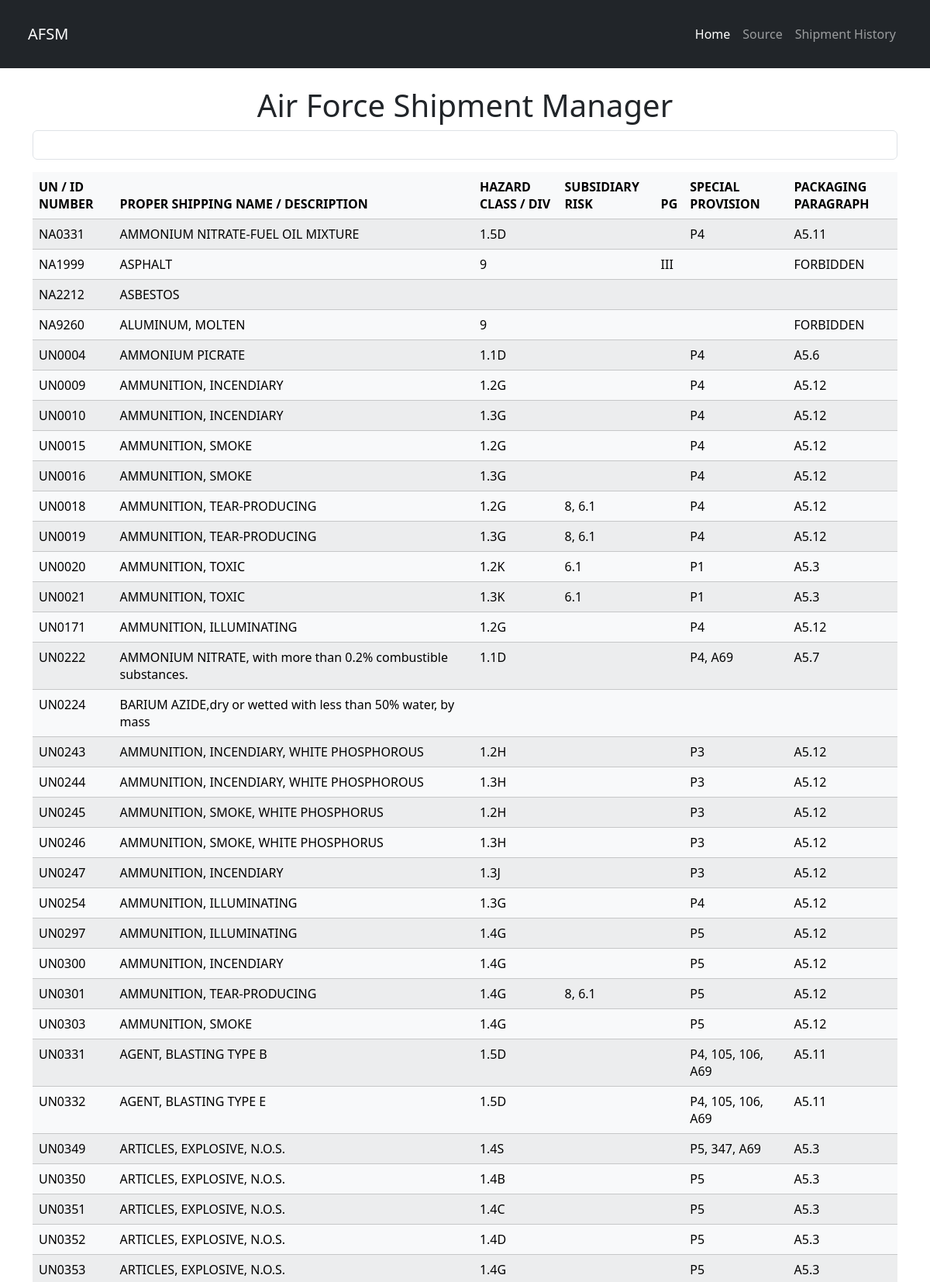
The page / (upper part) on the database its author committed.
### search/models.py (models this page shows, shortened)
class Product(models.Model):
    product_un = models.CharField(max_length=200)
    product_psn = models.CharField(max_length=200)
    product_haz_class = models.CharField(max_length=200)
    product_sub_class = models.CharField(max_length=200)
    product_pg = models.CharField(max_length=200)
    product_sp = models.CharField(max_length=200)
    product_paragraph = models.CharField(max_length=200)

### search/views.py (the view)
# urls.py: path('', views.index, name='index'),
def index(request):
    product_list = Product.objects.order_by('product_un').all()
    context = {'product_list': product_list}
    return render(request, 'search/index.html', context)

### search/templates/search/index.html (shortened to what this page needs)
{% load bootstrap5 %}
{% bootstrap_css %}
{% load static %}
<!DOCTYPE html>
<html>
<head>
    <link rel="stylesheet" href="{% static 'search/style.css' %}">
</head>
<body>
    <nav class="navbar navbar-expand-lg navbar-dark bg-dark p-4">
        <div class="container-fluid">
            <a class="navbar-brand" href="">AFSM</a>
            <div class="collapse navbar-collapse" id="navbarNavAltMarkup">
                <div class="navbar-nav ms-auto">
                    <a class="nav-link active" aria-current="page" href="{% url 'index' %}">Home</a>
                    <a class="nav-link" href="{% url 'source' %}">Source</a>
                    <a class="nav-link" href="{% url 'shipmentHistory' %}">Shipment History</a>
                </div>
            </div>
        </div>
    </nav>
    <div class="container mt-4 table-responsive">
        <h1 class="text-center"> Air Force Shipment Manager </h1>
        <form>
            <div class="row">
                <div class="col">
                    <input class="form-control" type="text" id="filterInput" placeholder="">
                </div>
            </div>
        </form>
        <table class="table table-light table-striped table-hover">
            <thead>
                <tr>
                    <th>UN / ID NUMBER</th>
                    <th>PROPER SHIPPING NAME / DESCRIPTION </th>
                    <th>HAZARD CLASS / DIV</th>
                    <th>SUBSIDIARY RISK</th>
                    <th>PG</th>
                    <th>SPECIAL PROVISION</th>
                    <th>PACKAGING PARAGRAPH</th>
                </tr>
            </thead>
            <tbody id="pnTable">
                {% for product in product_list %}
                    <tr class='clickable' onclick="window.location='/products/{{ product.product_un }}' ">
                        <td> {{ product.product_un }} </td>
                        <td> {{ product.product_psn }} </td>
                        <td> {{ product.product_haz_class }} </td>
                        <td> {{ product.product_sub_class }} </td>
                        <td> {{ product.product_pg }} </td>
                        <td> {{ product.product_sp }} </td>
                        <td> {{ product.product_paragraph }} </td>
                    </tr>
                {% endfor%}
            </tbody>
        </table>
    </div>
</body>
</html>

### search/static/search/style.css (style rules this page uses)
body { background-image: url('https://upload.wikimedia.org/wikipedia/commons/3/36/C17_aircraft_alt.jpg'); background-repeat: no-repeat; background-attachment: fixed; background-size: cover; }

### rows shown on the page
Product: product_un "NA0331", product_psn "AMMONIUM NITRATE-FUEL OIL MIXTURE", product_haz_class "1.5D", product_sp "P4", product_paragraph "A5.11"
Product: product_un "NA1999", product_psn "ASPHALT", product_haz_class "9", product_pg "III", product_paragraph "FORBIDDEN"
Product: product_un "NA2212", product_psn "ASBESTOS"
Product: product_un "NA9260", product_psn "ALUMINUM, MOLTEN", product_haz_class "9", product_paragraph "FORBIDDEN"
Product: product_un "UN0004", product_psn "AMMONIUM PICRATE", product_haz_class "1.1D", product_sp "P4", product_paragraph "A5.6"
Product: product_un "UN0009", product_psn "AMMUNITION, INCENDIARY", product_haz_class "1.2G", product_sp "P4", product_paragraph "A5.12"
Product: product_un "UN0010", product_psn "AMMUNITION, INCENDIARY", product_haz_class "1.3G", product_sp "P4", product_paragraph "A5.12"
Product: product_un "UN0015", product_psn "AMMUNITION, SMOKE", product_haz_class "1.2G", product_sp "P4", product_paragraph "A5.12"
Product: product_un "UN0016", product_psn "AMMUNITION, SMOKE", product_haz_class "1.3G", product_sp "P4", product_paragraph "A5.12"
Product: product_un "UN0018", product_psn "AMMUNITION, TEAR-PRODUCING", product_haz_class "1.2G", product_sub_class "8, 6.1", product_sp "P4", product_paragraph "A5.12"
Product: product_un "UN0019", product_psn "AMMUNITION, TEAR-PRODUCING", product_haz_class "1.3G", product_sub_class "8, 6.1", product_sp "P4", product_paragraph "A5.12"
Product: product_un "UN0020", product_psn "AMMUNITION, TOXIC", product_haz_class "1.2K", product_sub_class "6.1", product_sp "P1", product_paragraph "A5.3"
Product: product_un "UN0021", product_psn "AMMUNITION, TOXIC", product_haz_class "1.3K", product_sub_class "6.1", product_sp "P1", product_paragraph "A5.3"
Product: product_un "UN0171", product_psn "AMMUNITION, ILLUMINATING", product_haz_class "1.2G", product_sp "P4", product_paragraph "A5.12"
Product: product_un "UN0222", product_psn "AMMONIUM NITRATE, with more than 0.2% combustible substances.", product_haz_class "1.1D", product_sp "P4, A69", product_paragraph "A5.7"
Product: product_un "UN0224", product_psn "BARIUM AZIDE,dry or wetted with less than 50% water, by mass"
Product: product_un "UN0243", product_psn "AMMUNITION, INCENDIARY, WHITE PHOSPHOROUS", product_haz_class "1.2H", product_sp "P3", product_paragraph "A5.12"
Product: product_un "UN0244", product_psn "AMMUNITION, INCENDIARY, WHITE PHOSPHOROUS", product_haz_class "1.3H", product_sp "P3", product_paragraph "A5.12"
Product: product_un "UN0245", product_psn "AMMUNITION, SMOKE, WHITE PHOSPHORUS", product_haz_class "1.2H", product_sp "P3", product_paragraph "A5.12"
Product: product_un "UN0246", product_psn "AMMUNITION, SMOKE, WHITE PHOSPHORUS", product_haz_class "1.3H", product_sp "P3", product_paragraph "A5.12"
Product: product_un "UN0247", product_psn "AMMUNITION, INCENDIARY", product_haz_class "1.3J", product_sp "P3", product_paragraph "A5.12"
Product: product_un "UN0254", product_psn "AMMUNITION, ILLUMINATING", product_haz_class "1.3G", product_sp "P4", product_paragraph "A5.12"
Product: product_un "UN0297", product_psn "AMMUNITION, ILLUMINATING", product_haz_class "1.4G", product_sp "P5", product_paragraph "A5.12"
Product: product_un "UN0300", product_psn "AMMUNITION, INCENDIARY", product_haz_class "1.4G", product_sp "P5", product_paragraph "A5.12"
Product: product_un "UN0301", product_psn "AMMUNITION, TEAR-PRODUCING", product_haz_class "1.4G", product_sub_class "8, 6.1", product_sp "P5", product_paragraph "A5.12"
Product: product_un "UN0303", product_psn "AMMUNITION, SMOKE", product_haz_class "1.4G", product_sp "P5", product_paragraph "A5.12"
Product: product_un "UN0331", product_psn "AGENT, BLASTING TYPE B", product_haz_class "1.5D", product_sp "P4, 105, 106, A69", product_paragraph "A5.11"
Product: product_un "UN0332", product_psn "AGENT, BLASTING TYPE E", product_haz_class "1.5D", product_sp "P4, 105, 106, A69", product_paragraph "A5.11"
Product: product_un "UN0349", product_psn "ARTICLES, EXPLOSIVE, N.O.S.", product_haz_class "1.4S", product_sp "P5, 347, A69", product_paragraph "A5.3"
Product: product_un "UN0350", product_psn "ARTICLES, EXPLOSIVE, N.O.S.", product_haz_class "1.4B", product_sp "P5", product_paragraph "A5.3"
Product: product_un "UN0351", product_psn "ARTICLES, EXPLOSIVE, N.O.S.", product_haz_class "1.4C", product_sp "P5", product_paragraph "A5.3"
Product: product_un "UN0352", product_psn "ARTICLES, EXPLOSIVE, N.O.S.", product_haz_class "1.4D", product_sp "P5", product_paragraph "A5.3"
Product: product_un "UN0353", product_psn "ARTICLES, EXPLOSIVE, N.O.S.", product_haz_class "1.4G", product_sp "P5", product_paragraph "A5.3"
